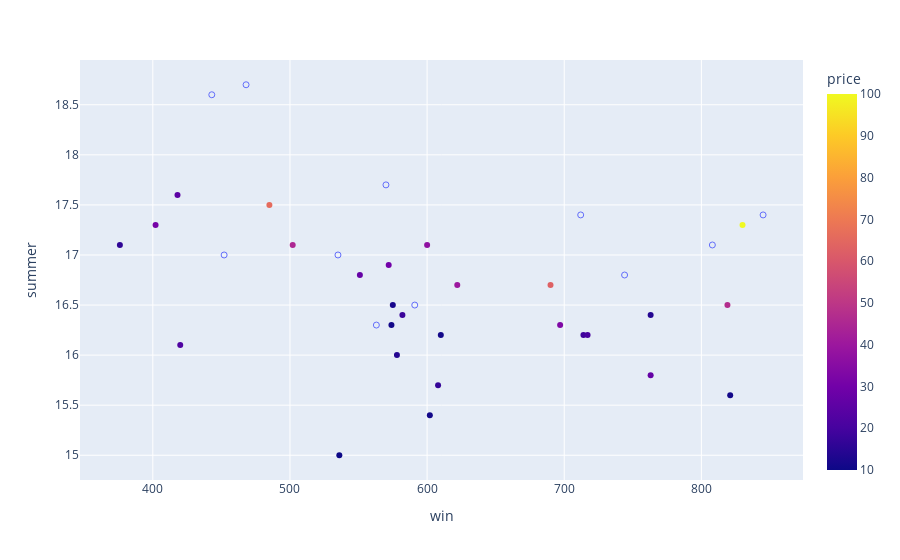

The code cell stored with this chart in its notebook:
### Code cell
import plotly.graph_objects as go

fig1 = px.scatter(df[~df['price'].isnull()],
           x='win',
           y='summer',
           color='price')
fig2 = px.scatter(df[df['price'].isnull()],
                  x='win', y='summer',
                  symbol_sequence=['circle-open'])

go.Figure(data=fig1.data + fig2.data, layout=fig1.layout)

### Figure 1 — Plotly figure (JSON) as saved in the notebook; plotly's stock layout.template omitted (floating-point values rounded to 4 significant figures)
{"data": [{"hovertemplate": "win=%{x}<br>summer=%{y}<br>price=%{marker.color}<extra></extra>", "legendgroup": "", "marker": {"color": [37.0, 63.0, 45.0, 22.0, 18.0, 66.0, 14.0, 100.0, 33.0, 17.0, 31.0, 11.0, 47.0, 19.0, 11.0, 12.0, 40.0, 27.0, 10.0, 16.0, 11.0, 30.0, 25.0, 11.0, 27.0, 21.0, 14.0], "coloraxis": "coloraxis", "symbol": "circle"}, "mode": "markers", "name": "", "orientation": "v", "showlegend": false, "type": "scatter", "x": [600, 690, 502, 420, 582, 485, 763, 830, 697, 608, 402, 602, 819, 714, 610, 575, 622, 551, 536, 376, 574, 572, 418, 821, 763, 717, 578], "xaxis": "x", "y": [17.1, 16.7, 17.1, 16.1, 16.4, 17.5, 16.4, 17.3, 16.3, 15.7, 17.3, 15.4, 16.5, 16.2, 16.2, 16.5, 16.7, 16.8, 15.0, 17.1, 16.3, 16.9, 17.6, 15.6, 15.8, 16.2, 16.0], "yaxis": "y"}, {"hovertemplate": "win=%{x}<br>summer=%{y}<extra></extra>", "legendgroup": "", "marker": {"color": "#636efa", "symbol": "circle-open"}, "mode": "markers", "name": "", "orientation": "v", "showlegend": false, "type": "scatter", "x": [535, 712, 845, 591, 744, 563, 452, 808, 443, 468, 570], "xaxis": "x", "y": [17.0, 17.4, 17.4, 16.5, 16.8, 16.3, 17.0, 17.1, 18.6, 18.7, 17.7], "yaxis": "y"}], "layout": {"coloraxis": {"colorbar": {"title": {"text": "price"}}, "colorscale": [[0, "#0d0887"], [0.1111, "#46039f"], [0.2222, "#7201a8"], [0.3333, "#9c179e"], [0.4444, "#bd3786"], [0.5556, "#d8576b"], [0.6667, "#ed7953"], [0.7778, "#fb9f3a"], [0.8889, "#fdca26"], [1, "#f0f921"]]}, "legend": {"tracegroupgap": 0}, "margin": {"t": 60}, "xaxis": {"anchor": "y", "domain": [0, 1], "title": {"text": "win"}}, "yaxis": {"anchor": "x", "domain": [0, 1], "title": {"text": "summer"}}}}
